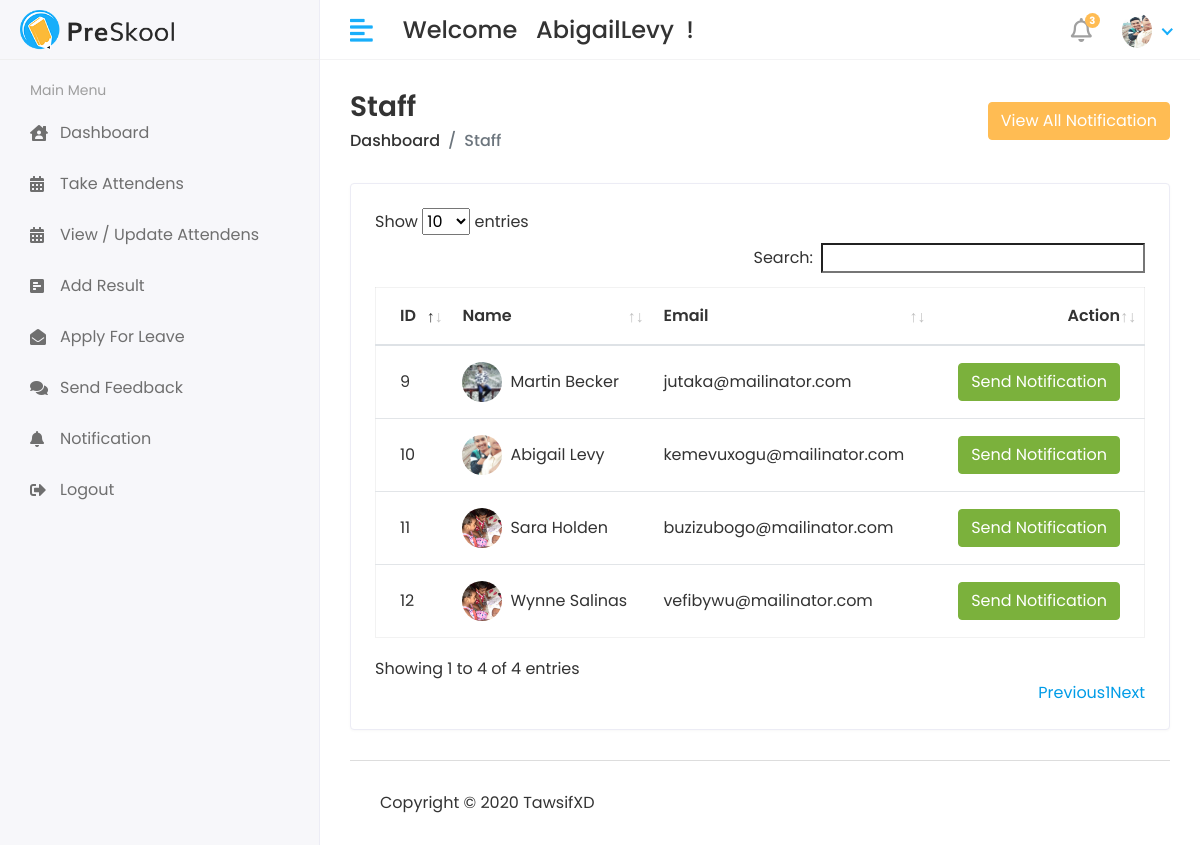
/Hod/Staff/Send_Notification (signed in), run on an earlier commit of the app's database.
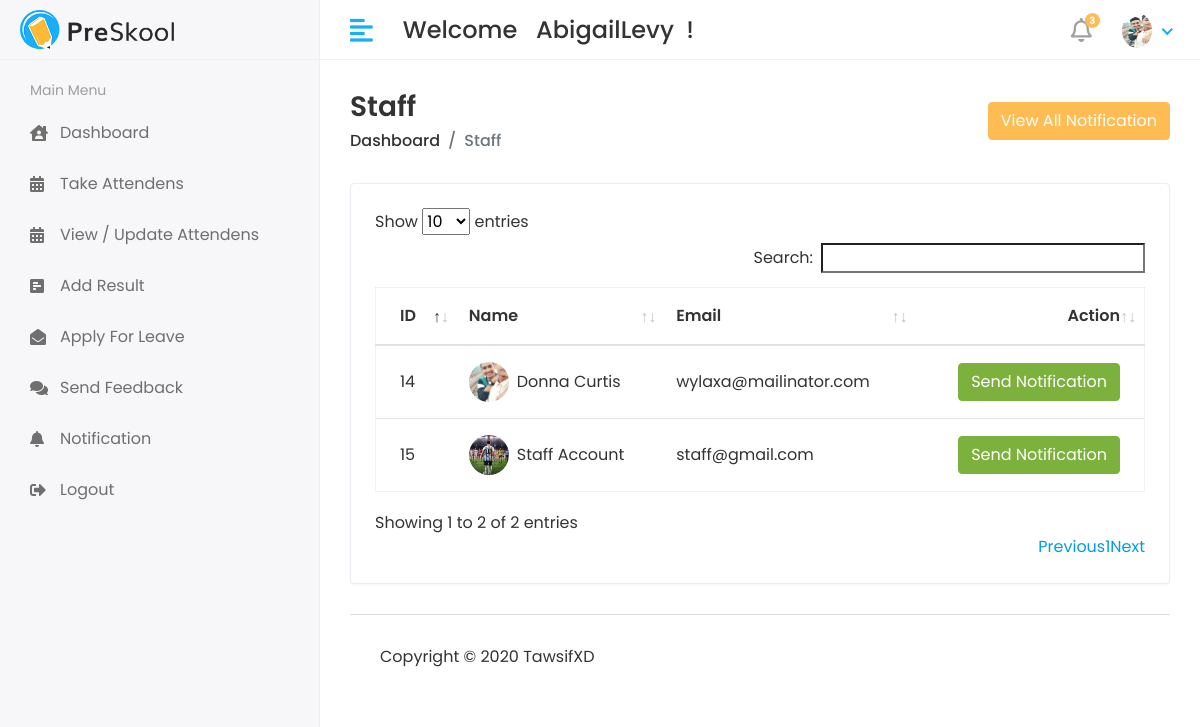
And on a later commit of the database.
### app/models.py (models this page shows, shortened)
class CustomUser(AbstractUser):
    USER = (
        (1,'HOD'),
        (2,'STAFF'),
        (3,'STUDENT'),
    )
    user_type = models.CharField(choices=USER, max_length=50, default=1)
    profile_pic = models.ImageField(upload_to='media/profile_pic')

class Staff(models.Model):
    admin = models.OneToOneField(CustomUser,on_delete=models.CASCADE)
    address = models.TextField()
    gender = models.CharField(max_length=100)
    created_at = models.DateTimeField(auto_now_add=True)
    updated_at = models.DateTimeField(auto_now=True)

### student_management_system/Hod_Views.py (the view)
# urls.py: path('Hod/Staff/Send_Notification',Hod_Views.STAFF_SEND_NOTIFICATION, name='staff_send_notification'),
@login_required(login_url='/')
def STAFF_SEND_NOTIFICATION(request):
    staff = Staff.objects.all()
    see_notification = Staff_Notification.objects.all().order_by('-id')[0:5]
    context = {
        'staff': staff,
        'see_notification': see_notification,
    }
    return render(request, 'Hod/staff_notification.html', context)

### templates/Hod/staff_notification.html (shortened to what this page needs)
{% extends 'base.html' %}
{% block content %}
<div class="content container-fluid">
    <div class="page-header">
       <div class="row align-items-center">
          <div class="col">
             <h3 class="page-title">Staff</h3>
             <ul class="breadcrumb">
                <li class="breadcrumb-item"><a href="{% url 'hod_home' %}">Dashboard</a></li>
                <li class="breadcrumb-item active">Staff</li>
             </ul>
          </div>
          <div class="col-auto text-right float-right ml-auto">
                <button type="button" class="btn btn-primary" data-toggle="modal" data-target="#exampleModalCenter">
                    View All Notification
                </button>
          </div>
       </div>
    </div>
    <div class="row">
       <div class="col-sm-12">
          <div class="card card-table">
             <div class="card-body">
                <div class="table-responsive">
                   <table id="table_id" class="table table-hover table-center mb-0">
                      <thead>
                         <tr>
                            <th>ID</th>
                            <th>Name</th>
                            <th>Email</th>
                            <th class="text-right">Action</th>
                         </tr>
                      </thead>
                      <tbody>
                        {% for i in staff %}
                         <tr>
                            <td>{{i.id}}</td>
                            <td>
                               <h2 class="table-avatar">
                                  <a href="student-details.html" class="avatar avatar-sm mr-2"><img class="avatar-img rounded-circle" src="/{{i.admin.profile_pic}}" alt="User Image"></a>
                                  <a href="student-details.html">{{i.admin.first_name}} {{i.admin.last_name}}</a>
                               </h2>
                            </td>
                            <td>{{i.admin.email}}</td>
                            <td class="text-right">
                                <button type="button" class="btn btn-success" data-toggle="modal" data-target="#sendnotification-{{forloop.counter}}">
                                    Send Notification
                                </button>
                            </td>
                         </tr>
                         {% endfor %}
                      </tbody>
                   </table>
                </div>
             </div>
          </div>
       </div>
    </div>
{% endblock content %}

### templates/base.html (shortened to what this page needs)
{% load static %}
<!DOCTYPE html>
<html lang="en">
   <head>
      <link rel="stylesheet" href="{% static 'assets/plugins/bootstrap/css/bootstrap.min.css' %}">
      <link rel="stylesheet" href="{% static 'assets/plugins/fontawesome/css/fontawesome.min.css' %}">
      <link rel="stylesheet" href="{% static 'assets/plugins/fontawesome/css/all.min.css' %}">
      <link rel="stylesheet" href="{% static 'assets/css/style.css' %}">
      <link rel="stylesheet" href="{% static 'assets/plugins/datatables/datatables.min.css' %}">
   </head>
   <body>
    <div class="main-wrapper">
        {% include 'includes/header.html' %}
            {% include 'includes/sidebar.html' %}
    <div class="page-wrapper">
      {% block content %}
      {% endblock content %}
        {% include 'includes/footer.html' %}
      </div>
   </div>
   </body>
</html>

### templates/includes/header.html (shortened to what this page needs)
{% load static %}
<div class="header">
    <div class="header-left">
       <a href="{% url 'hod_home' %}" class="logo">
       <img src="{% static 'assets/img/logo.png' %}" alt="Logo">
       </a>
    </div>
    <a href="javascript:void(0);" id="toggle_btn">
    <i class="fas fa-align-left"></i>
    </a>
    <div class="top-nav-search mt-3">
       <h4 ><storng>Welcome</storg>&nbsp; &nbsp;<span>{{user.first_name}}{{user.last_name}} &nbsp;!</span></h4>
    </div>
    <ul class="nav user-menu">
       <li class="nav-item dropdown noti-dropdown">
          <a href="#" class="dropdown-toggle nav-link" data-toggle="dropdown">
          <i class="far fa-bell"></i> <span class="badge badge-pill">3</span>
          </a>
       </li>
       <li class="nav-item dropdown has-arrow">
          <a href="#" class="dropdown-toggle nav-link" data-toggle="dropdown">
            {% if user.profile_pic == "" %}
            <span class="user-img"><img class="rounded-circle" src="{% static 'assets/img/noimg.jpg' %}" width="30" height="35" alt="Ryan Taylor"></span>
            {% else %}
          <span class="user-img"><img class="rounded-circle" src="/{{user.profile_pic}}" width="30" height="35" alt="Ryan Taylor"></span>
            {% endif %}
         </a>
       </li>
    </ul>
 </div>

### templates/includes/sidebar.html (shortened to what this page needs)
{% load active_link_tags %}
<div class="sidebar" id="sidebar">
    <div class="sidebar-inner slimscroll">
       <div id="sidebar-menu" class="sidebar-menu">
         {% if user.user_type == '1' %}
          <ul>
             <li class="menu-title">
                <span>Main Menu</span>
                <li class={% active_link 'hod_home' 'active'%}>
                  <a href="{% url 'hod_home' %}"><i class="fas fa-house-user"></i> <span>Dashboard</span></a>
               </li>
             <li class="submenu {% active_link 'add_student' 'active'%} {% active_link 'view_student' 'active'%}" >
                <a href="#"><i class="fas fa-user-graduate"></i> <span> Students</span> <span class="menu-arrow"></span></a>
                <ul>
                   <li ><a href="{% url 'add_student' %}">Add Student</a></li>
                   <li><a href="{% url 'view_student' %}">View Student</a></li>
                </ul>
             </li>
             <li class="submenu {% active_link 'add_staff' 'active'%} {% active_link 'view_staff' 'active'%}">
                <a href="#"><i class="fas fa-chalkboard-teacher"></i> <span> Staff</span> <span class="menu-arrow"></span></a>
                <ul>
                   <li><a href="{% url 'add_staff' %}">Add Staff</a></li>
                   <li><a href="{% url 'view_staff' %}">View Staff</a></li>
                </ul>
             </li>
             <li class="submenu {% active_link 'add_course' 'active'%} {% active_link 'view_course' 'active'%}">
                <a href="#"><i class="fa fa-graduation-cap"></i> <span> Course</span> <span class="menu-arrow"></span></a>
                <ul>
                   <li><a href="{% url 'add_course' %}">Add Course</a></li>
                   <li><a href="{% url 'view_course' %}">View Course</a></li>
                </ul>
             </li>
             <li class="submenu {% active_link 'add_subject' 'active'%} {% active_link 'add_subject' 'active'%}">
                <a href="#"><i class="fa fa-book-open"></i> <span> Subject</span> <span class="menu-arrow"></span></a>
                <ul>
                   <li><a href="{% url 'add_subject' %}"> Add Subject</a></li>
                   <li><a href="{% url 'add_subject' %}">View Subject</a></li>
                </ul>
             </li>
             <li class="submenu {% active_link 'add_session' 'active'%} {% active_link 'view_session' 'active'%}">
               <a href="#"><i class="fa fa-book-open"></i> <span>Session</span> <span class="menu-arrow"></span></a>
               <ul>
                  <li><a href="{% url 'add_session' %}"> Add Session</a></li>
                  <li><a href="{% url 'view_session' %}">View Session</a></li>
               </ul>
            </li>
             <li>
               <a href="{% url 'staff_send_notification' %}"><i class="fa fa-bell"></i><span>Sent Staff Notification</span></a>
            </li>
            <li>
               <a href="holiday.html"><i class="fa fa-bell"></i><span>Sent Student Notification</span></a>
            </li>
            <li>
               <a href="holiday.html"><i class="fa fa-calendar"></i> <span>View Attendens</span></a>
            </li>
            <li>
               <a href="holiday.html"><i class="fa fa-comments"></i> <span>Staff Fedback</span></a>
            </li>
            <li>
               <a href="holiday.html"><i class="fa fa-comments"></i> <span>Student Fedback</span></a>
            </li>
            <li>
               <a href="holiday.html"><i class="fas fa-envelope"></i> <span>Staff Leave</span></a>
            </li>
            <li>
               <a href="holiday.html"><i class="fas fa-envelope"></i> <span>Student Leave</span></a>
            </li>
            <li>
               <a href="{% url 'Logout' %}"><i class="fas fa-sign-out-alt"></i><span>Logout</span></a>
            </li>
          </ul>
         {% elif user.user_type == '2' %}
         <ul>
            <li class="menu-title">
               <span>Main Menu</span>
               <li class={% active_link 'hod_home' 'active'%}>
                 <a href="{% url 'hod_home' %}"><i class="fas fa-house-user"></i> <span>Dashboard</span></a>
              </li>
            </li>
               <li class={% active_link 'hod_home' 'active'%}>
                 <a href="{% url 'hod_home' %}"><i class="fas fa-calendar-alt"></i> <span>Take Attendens</span></a>
              </li>
               <li class={% active_link 'hod_home' 'active'%}>
                 <a href="{% url 'hod_home' %}"><i class="fas fa-calendar-alt"></i> <span>View / Update Attendens</span></a>
              </li>
               <li class={% active_link 'hod_home' 'active'%}>
                 <a href="{% url 'hod_home' %}"><i class="fas fa-poll-h"></i> <span>Add Result</span></a>
               </li>
               <li class={% active_link 'hod_home' 'active'%}>
                 <a href="{% url 'hod_home' %}"><i class="fas fa-envelope-open"></i> <span>Apply For Leave</span></a>
              </li>
               <li class={% active_link 'hod_home' 'active'%}>
                 <a href="{% url 'hod_home' %}"><i class="fas fa-comments"></i> <span>Send Feedback</span></a>
               </li>
               <li class={% active_link 'notifications' 'active'%}>
                  <a href="{% url 'notifications' %}"><i class="fas fa-bell"></i> <span>Notification</span></a>
                </li>
            <li>
               <a href="{% url 'Logout' %}"><i class="fas fa-sign-out-alt"></i><span>Logout</span></a>
            </li>
         </ul>
         {% endif %}
       </div>
    </div>
 </div>

### templates/includes/footer.html
{% load static %}
<footer>
    <p>Copyright © 2020 TawsifXD</p>
 </footer>

What changed in the data, as far as the page shows it:
removed Staff: id "9", admin.profile_pic (picture), admin.first_name "Martin", admin.last_name "Becker", admin.email "jutaka@mailinator.com"
removed Staff: id "10", admin.profile_pic (picture), admin.first_name "Abigail", admin.last_name "Levy", admin.email "kemevuxogu@mailinator.com"
removed Staff: id "11", admin.profile_pic (picture), admin.first_name "Sara", admin.last_name "Holden", admin.email "buzizubogo@mailinator.com"
removed Staff: id "12", admin.profile_pic (picture), admin.first_name "Wynne", admin.last_name "Salinas", admin.email "vefibywu@mailinator.com"
added Staff: id "14", admin.profile_pic (picture), admin.first_name "Donna", admin.last_name "Curtis", admin.email "wylaxa@mailinator.com"
added Staff: id "15", admin.profile_pic (picture), admin.first_name "Staff", admin.last_name "Account", admin.email "staff@gmail.com"
Also different on the page:
text written by a page script: "Show entries Search: Showing 1 to 4 of 4 entries Previous 1 Next" → "Show entries Search: Showing 1 to 2 of 2 entries Previous 1 Next"
